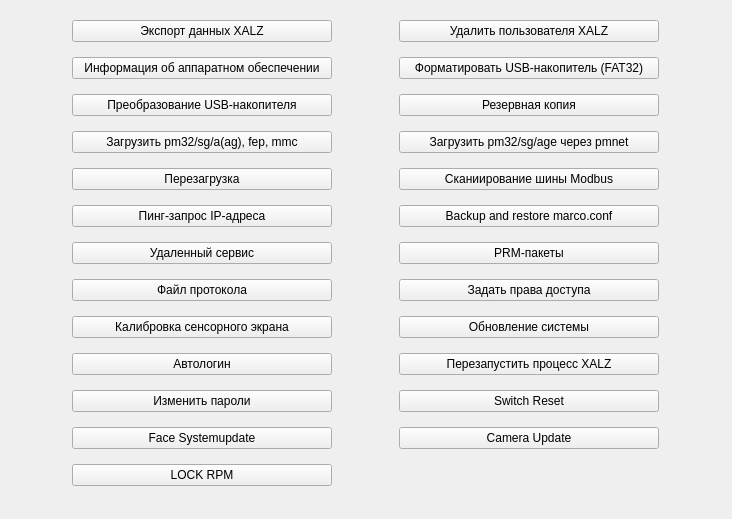
          <widget class="QWidget" name="scrollAreaWidgetContents_7">
           <property name="geometry">
            <rect>
             <x>0</x>
             <y>0</y>
             <width>732</width>
             <height>519</height>
            </rect>
           </property>
           <layout class="QGridLayout" name="gridLayout_22">
            <item row="0" column="0">
             <widget class="QPushButton" name="pushButton_12">
              <property name="minimumSize">
               <size>
                <width>260</width>
                <height>0</height>
               </size>
              </property>
              <property name="maximumSize">
               <size>
                <width>260</width>
                <height>16777215</height>
               </size>
              </property>
              <property name="text">
               <string>Экспорт данных XALZ</string>
              </property>
             </widget>
            </item>
            <item row="0" column="1">
             <widget class="QPushButton" name="pushButton_35">
              <property name="minimumSize">
               <size>
                <width>260</width>
                <height>0</height>
               </size>
              </property>
              <property name="maximumSize">
               <size>
                <width>260</width>
                <height>16777215</height>
               </size>
              </property>
              <property name="text">
               <string>Удалить пользователя XALZ</string>
              </property>
             </widget>
            </item>
            <item row="1" column="0">
             <widget class="QPushButton" name="pushButton_13">
              <property name="minimumSize">
               <size>
                <width>260</width>
                <height>0</height>
               </size>
              </property>
              <property name="text">
               <string>Информация об аппаратном обеспечении</string>
              </property>
             </widget>
            </item>
            <item row="1" column="1">
             <widget class="QPushButton" name="pushButton_36">
              <property name="minimumSize">
               <size>
                <width>260</width>
                <height>0</height>
               </size>
              </property>
              <property name="maximumSize">
               <size>
                <width>260</width>
                <height>16777215</height>
               </size>
              </property>
              <property name="text">
               <string>Форматировать USB-накопитель (FAT32)</string>
              </property>
             </widget>
            </item>
            <item row="2" column="0">
             <widget class="QPushButton" name="pushButton_15">
              <property name="minimumSize">
               <size>
                <width>260</width>
                <height>0</height>
               </size>
              </property>
              <property name="text">
               <string>Преобразование USB-накопителя</string>
              </property>
             </widget>
            </item>
            <item row="2" column="1">
             <widget class="QPushButton" name="pushButton_37">
              <property name="minimumSize">
               <size>
                <width>260</width>
                <height>0</height>
               </size>
              </property>
              <property name="maximumSize">
               <size>
                <width>260</width>
                <height>16777215</height>
               </size>
              </property>
              <property name="text">
               <string>Резервная копия</string>
              </property>
             </widget>
            </item>
            <item row="3" column="0">
             <widget class="QPushButton" name="pushButton_14">
              <property name="minimumSize">
               <size>
                <width>260</width>
                <height>0</height>
               </size>
              </property>
              <property name="text">
               <string>Загрузить pm32/sg/a(ag), fep, mmc</string>
              </property>
             </widget>
            </item>
            <item row="3" column="1">
             <widget class="QPushButton" name="pushButton_38">
              <property name="minimumSize">
               <size>
                <width>260</width>
                <height>0</height>
               </size>
              </property>
              <property name="maximumSize">
               <size>
                <width>260</width>
                <height>16777215</height>
               </size>
              </property>
              <property name="text">
               <string>Загрузить pm32/sg/age через pmnet</string>
              </property>
             </widget>
            </item>
            <item row="4" column="0">
             <widget class="QPushButton" name="pushButton_18">
              <property name="minimumSize">
               <size>
                <width>260</width>
                <height>0</height>
               </size>
              </property>
              <property name="text">
               <string>Перезагрузка</string>
              </property>
             </widget>
            </item>
            <item row="4" column="1">
             <widget class="QPushButton" name="pushButton_39">
              <property name="minimumSize">
               <size>
                <width>260</width>
                <height>0</height>
               </size>
              </property>
              <property name="maximumSize">
               <size>
                <width>260</width>
                <height>16777215</height>
               </size>
              </property>
              <property name="text">
               <string>Сканиирование шины Modbus</string>
              </property>
             </widget>
            </item>
            <item row="5" column="0">
             <widget class="QPushButton" name="pushButton_22">
              <property name="minimumSize">
               <size>
                <width>260</width>
                <height>0</height>
               </size>
              </property>
              <property name="text">
               <string>Пинг-запрос IP-адреса</string>
              </property>
             </widget>
            </item>
            <item row="5" column="1">
             <widget class="QPushButton" name="pushButton_40">
              <property name="minimumSize">
               <size>
                <width>260</width>
                <height>0</height>
               </size>
              </property>
              <property name="maximumSize">
               <size>
                <width>260</width>
                <height>16777215</height>
               </size>
              </property>
              <property name="text">
               <string>Backup and restore marco.conf</string>
              </property>
             </widget>
            </item>
            <item row="6" column="0">
             <widget class="QPushButton" name="pushButton_16">
              <property name="minimumSize">
               <size>
                <width>260</width>
                <height>0</height>
               </size>
              </property>
              <property name="text">
               <string>Удаленный сервис</string>
              </property>
             </widget>
            </item>
            <item row="6" column="1">
             <widget class="QPushButton" name="pushButton_41">
              <property name="minimumSize">
               <size>
                <width>260</width>
                <height>0</height>
               </size>
              </property>
              <property name="maximumSize">
               <size>
                <width>260</width>
                <height>16777215</height>
               </size>
              </property>
              <property name="text">
               <string>PRM-пакеты</string>
              </property>
             </widget>
            </item>
            <item row="7" column="0">
             <widget class="QPushButton" name="pushButton_17">
              <property name="minimumSize">
               <size>
                <width>260</width>
                <height>0</height>
               </size>
              </property>
              <property name="text">
               <string>Файл протокола</string>
              </property>
             </widget>
            </item>
            <item row="7" column="1">
             <widget class="QPushButton" name="pushButton_42">
              <property name="minimumSize">
               <size>
                <width>260</width>
                <height>0</height>
               </size>
              </property>
              <property name="maximumSize">
               <size>
                <width>260</width>
                <height>16777215</height>
               </size>
              </property>
              <property name="text">
               <string>Задать права доступа</string>
              </property>
             </widget>
            </item>
            <item row="8" column="0">
             <widget class="QPushButton" name="pushButton_32">
              <property name="minimumSize">
               <size>
                <width>260</width>
                <height>0</height>
               </size>
              </property>
              <property name="text">
               <string>Калибровка сенсорного экрана</string>
              </property>
             </widget>
            </item>
            <item row="8" column="1">
             <widget class="QPushButton" name="pushButton_43">
              <property name="minimumSize">
               <size>
                <width>260</width>
                <height>0</height>
               </size>
              </property>
              <property name="maximumSize">
               <size>
                <width>260</width>
                <height>16777215</height>
               </size>
              </property>
              <property name="text">
               <string>Обновление системы</string>
              </property>
             </widget>
            </item>
            <item row="9" column="0">
             <widget class="QPushButton" name="pushButton_23">
              <property name="minimumSize">
               <size>
                <width>260</width>
                <height>0</height>
               </size>
              </property>
              <property name="text">
               <string>Автологин</string>
              </property>
             </widget>
            </item>
            <item row="9" column="1">
             <widget class="QPushButton" name="pushButton_44">
              <property name="minimumSize">
               <size>
                <width>260</width>
                <height>0</height>
               </size>
              </property>
              <property name="maximumSize">
               <size>
                <width>260</width>
                <height>16777215</height>
               </size>
              </property>
              <property name="text">
               <string>Перезапустить процесс XALZ</string>
              </property>
             </widget>
            </item>
            <item row="10" column="0">
             <widget class="QPushButton" name="pushButton_34">
              <property name="minimumSize">
               <size>
                <width>260</width>
                <height>0</height>
               </size>
              </property>
              <property name="text">
               <string>Изменить пароли</string>
              </property>
             </widget>
            </item>
            <item row="10" column="1">
             <widget class="QPushButton" name="pushButton_45">
              <property name="minimumSize">
               <size>
                <width>260</width>
                <height>0</height>
               </size>
              </property>
              <property name="maximumSize">
               <size>
                <width>260</width>
                <height>16777215</height>
               </size>
              </property>
              <property name="text">
               <string>Switch Reset</string>
              </property>
             </widget>
            </item>
            <item row="11" column="0">
             <widget class="QPushButton" name="pushButton_33">
              <property name="minimumSize">
               <size>
                <width>260</width>
                <height>0</height>
               </size>
              </property>
              <property name="text">
               <string>Face Systemupdate</string>
              </property>
             </widget>
            </item>
            <item row="11" column="1">
             <widget class="QPushButton" name="pushButton_46">
              <property name="minimumSize">
               <size>
                <width>260</width>
                <height>0</height>
               </size>
              </property>
              <property name="maximumSize">
               <size>
                <width>260</width>
                <height>16777215</height>
               </size>
              </property>
              <property name="text">
               <string>Camera Update</string>
              </property>
             </widget>
            </item>
            <item row="12" column="0">
             <widget class="QPushButton" name="pushButton_47">
              <property name="minimumSize">
               <size>
                <width>260</width>
                <height>0</height>
               </size>
              </property>
              <property name="text">
               <string>LOCK RPM</string>
              </property>
             </widget>
            </item>
           </layout>
          </widget>
